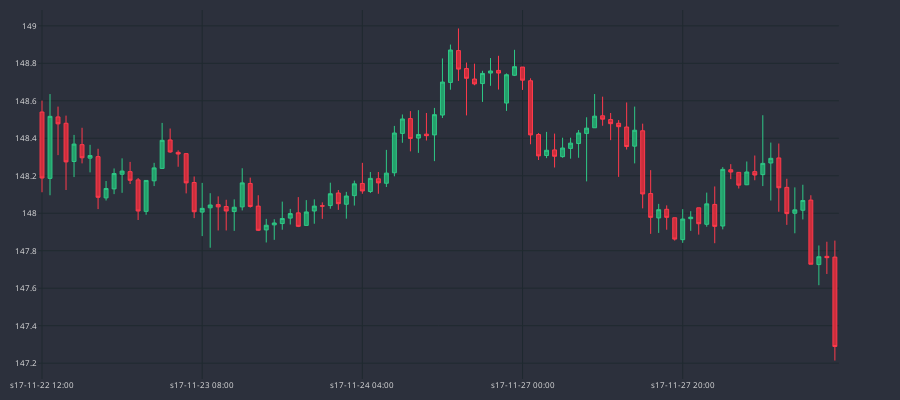

The notebook cell saved with this chart:
### Code cell
MARKER = '#0066FF'
dfp = df_an.iloc[11700:11800]
cp = CandlePlot(dfp, candles=True)
df_temp = cp.df_plot[cp.df_plot.TWEEZER_TOP==True]
cp.fig.add_trace(go.Candlestick(
                x=df_temp.sTime,
                open=df_temp.mid_o,
                high=df_temp.mid_h,
                low=df_temp.mid_l,
                close=df_temp.mid_c,
                line=dict(width=1), opacity=1,
                increasing_fillcolor=MARKER,
                decreasing_fillcolor=MARKER,
                increasing_line_color=MARKER,  
                decreasing_line_color=MARKER
            ))

cp.show_plot()
